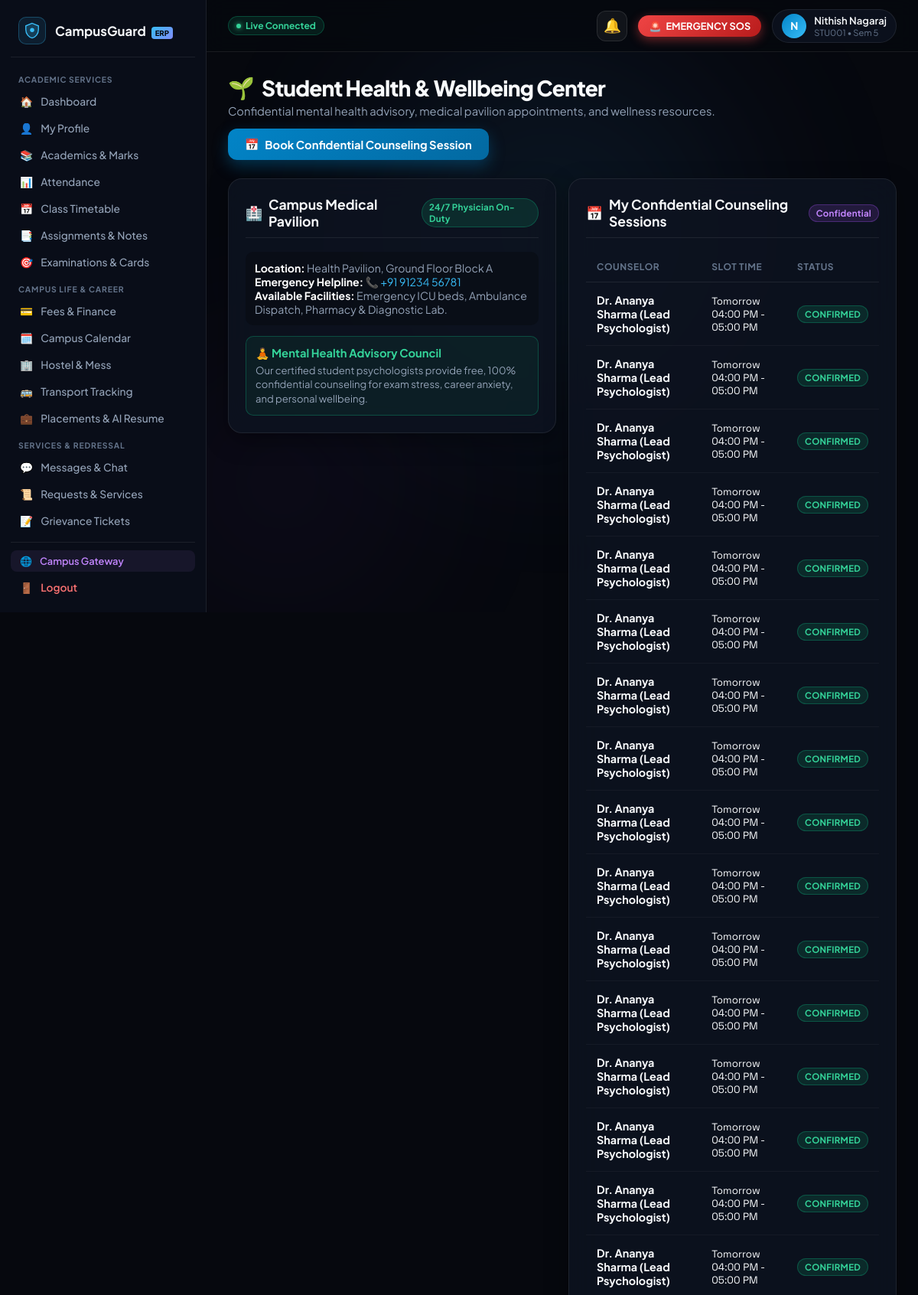
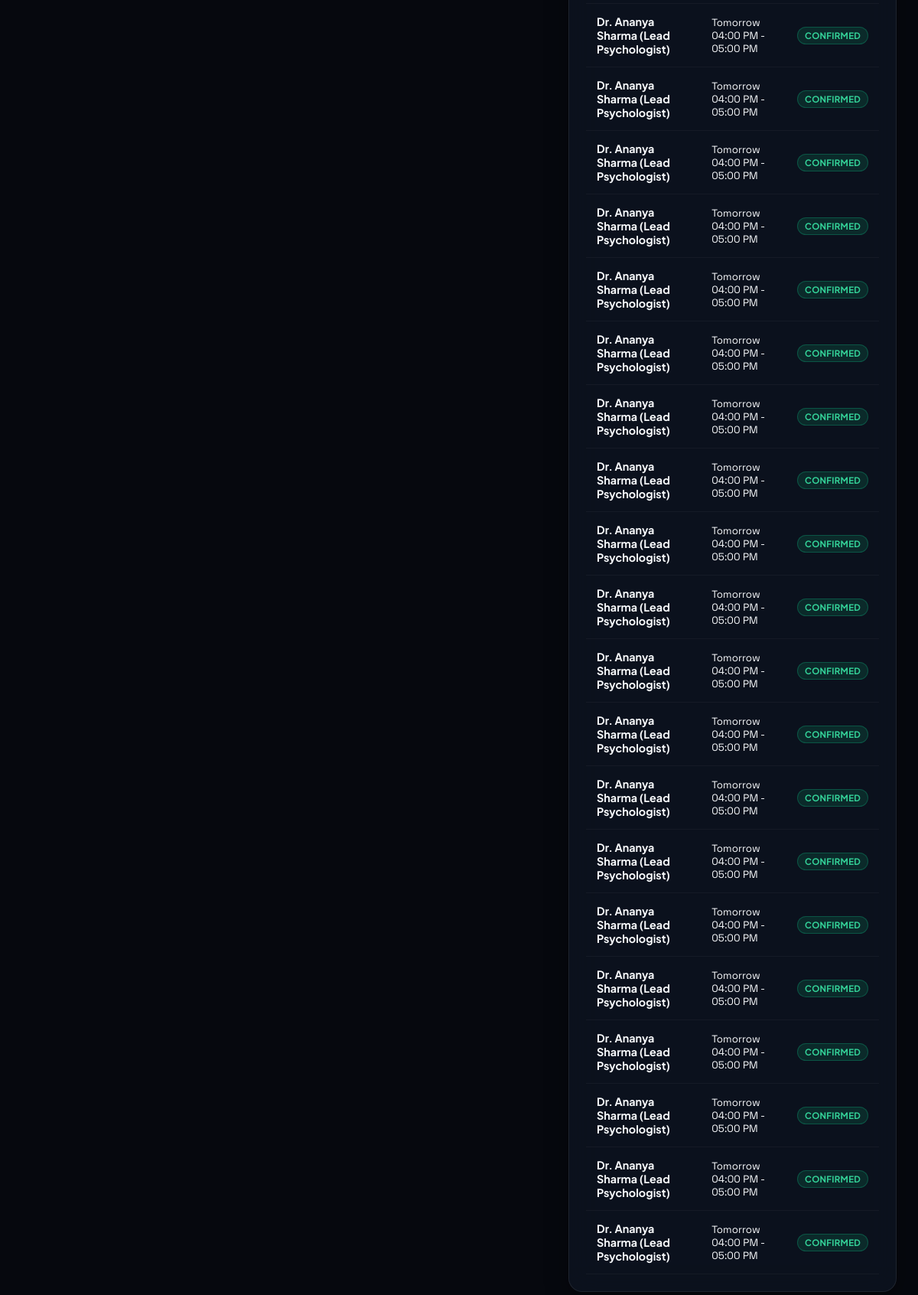
Page /student/wellbeing (signed in) on the committed database (2 pictures, top to bottom).
### tables this page shows
CREATE TABLE students (
            id INTEGER PRIMARY KEY AUTOINCREMENT,
            name TEXT NOT NULL,
            register_number TEXT UNIQUE NOT NULL,
            email TEXT NOT NULL,
            password_hash TEXT NOT NULL,
            department TEXT NOT NULL,
            year INTEGER NOT NULL,
            profile_image TEXT DEFAULT '',
            created_at TIMESTAMP DEFAULT CURRENT_TIMESTAMP
        , phone TEXT DEFAULT '+91 98765 43210', join_date TEXT DEFAULT '2023-08-01', cgpa REAL DEFAULT 8.75, program TEXT DEFAULT 'B.Tech', semester INTEGER DEFAULT 5, section TEXT DEFAULT 'A', dob TEXT DEFAULT '2004-05-14', address TEXT DEFAULT '#42, Green Avenue, Tech City, Karnataka 560001', parent_name TEXT DEFAULT 'R. S. Kumar', parent_phone TEXT DEFAULT '+91 94440 12345', sgpa REAL DEFAULT 8.90, earned_credits INTEGER DEFAULT 112, total_credits INTEGER DEFAULT 160, status TEXT DEFAULT 'ACTIVE');

CREATE TABLE wellbeing_appointments (
            id INTEGER PRIMARY KEY AUTOINCREMENT,
            student_id INTEGER NOT NULL,
            counselor_name TEXT NOT NULL,
            slot_time TEXT NOT NULL,
            concerns TEXT DEFAULT '',
            status TEXT DEFAULT 'CONFIRMED',
            created_at TIMESTAMP DEFAULT CURRENT_TIMESTAMP,
            FOREIGN KEY (student_id) REFERENCES students (id)
        );

### routes/student.py (the view)
@student_bp.route('/student/wellbeing')
@student_required
def student_wellbeing(student):
    conn = get_db_connection()
    appointments = conn.execute("SELECT * FROM wellbeing_appointments WHERE student_id = ? ORDER BY created_at DESC", (student['id'],)).fetchall()
    conn.close()
    return render_template('student/wellbeing.html', student=student, appointments=appointments, active_page='wellbeing')

### app.py (called while the page is built, shortened)
def _url_build_error_fallback(error, endpoint, values):
    for registered_ep in list(app.view_functions.keys()):
        if registered_ep == endpoint or registered_ep.endswith('.' + endpoint):
            try:
                return url_for(registered_ep, **values)
            except Exception:
                if 'student_id' in values and 'id' not in values:
                    v_copy = dict(values)
                    v_copy['id'] = v_copy.pop('student_id')
                    try:
                        return url_for(registered_ep, **v_copy)
                    except Exception:
                        pass
                continue

### database/db.py (called while the page is built)
def get_db_connection():
    conn = sqlite3.connect(DATABASE_FILE, timeout=20.0)
    conn.row_factory = sqlite3.Row
    return conn

### utils/security.py (called while the page is built)
def add_security_headers(response):
    response.headers['Cache-Control'] = 'no-cache, no-store, must-revalidate, max-age=0'
    response.headers['Pragma'] = 'no-cache'
    response.headers['Expires'] = '0'
    response.headers['X-Content-Type-Options'] = 'nosniff'
    response.headers['X-Frame-Options'] = 'SAMEORIGIN'
    response.headers['X-XSS-Protection'] = '1; mode=block'
    return response

### templates/student/wellbeing.html (shortened to what this page needs)
{% extends "student/base_student.html" %}
{% block student_content %}
<div class="page-header-block">
    <div class="page-title-group">
        <h1><span>🌱</span> Student Health &amp; Wellbeing Center</h1>
        <p>Confidential mental health advisory, medical pavilion appointments, and wellness resources.</p>
    </div>
    <button type="button" class="btn-primary" onclick="openModal('counseling-modal')">
        <span>📅</span> Book Confidential Counseling Session
    </button>
</div>
<div class="form-grid" style="grid-template-columns: 1fr 1fr; align-items: start;">
    <div class="content-card">
        <div class="card-header-row">
            <h2 class="card-heading"><span>🏥</span> Campus Medical Pavilion</h2>
            <span class="badge badge-green">24/7 Physician On-Duty</span>
        </div>
        <div style="display: flex; flex-direction: column; gap: 14px; font-size: 0.88rem; color: var(--text-secondary);">
            <div style="padding: 12px; background: rgba(6, 8, 14, 0.4); border-radius: 10px;">
                <strong style="color: white;">Location:</strong> Health Pavilion, Ground Floor Block A<br>
                <strong style="color: white;">Emergency Helpline:</strong> <a href="tel:+919123456781" style="color: #38bdf8; text-decoration: none;">📞 +91 91234 56781</a><br>
                <strong style="color: white;">Available Facilities:</strong> Emergency ICU beds, Ambulance Dispatch, Pharmacy &amp; Diagnostic Lab.
            </div>
            <div style="padding: 12px; background: rgba(16, 185, 129, 0.08); border: 1px solid rgba(16, 185, 129, 0.3); border-radius: 10px;">
                <h4 style="color: #34d399; font-size: 0.92rem; margin-bottom: 4px;">🧘 Mental Health Advisory Council</h4>
                <p style="font-size: 0.82rem; line-height: 1.4;">
                    Our certified student psychologists provide free, 100% confidential counseling for exam stress, career anxiety, and personal wellbeing.
                </p>
            </div>
        </div>
    </div>
    <div class="content-card">
        <div class="card-header-row">
            <h2 class="card-heading"><span>📅</span> My Confidential Counseling Sessions</h2>
            <span class="badge badge-purple">Confidential</span>
        </div>
        <div class="table-responsive">
            <table class="portal-table">
                <thead>
                    <tr>
                        <th>Counselor</th>
                        <th>Slot Time</th>
                        <th>Status</th>
                    </tr>
                </thead>
                <tbody>
                    {% for appt in appointments|default([]) %}
                    <tr>
                        <td><strong>{{ appt.counselor_name }}</strong></td>
                        <td style="font-family: var(--font-mono); font-size: 0.84rem;">{{ appt.slot_time }}</td>
                        <td><span class="badge badge-green">{{ appt.status }}</span></td>
                    </tr>
                    {% else %}
                    <tr>
                        <td colspan="3" style="text-align: center; color: var(--text-muted); padding: 24px;">No upcoming appointments.</td>
                    </tr>
                    {% endfor %}
                </tbody>
            </table>
        </div>
    </div>
</div>
{% endblock %}

### templates/student/base_student.html (shortened to what this page needs)
<!DOCTYPE html>
<html lang="en">
<head>
    <link rel="stylesheet" href="{{ url_for('static', filename='css/student-portal.css') }}">
    <link rel="stylesheet" href="{{ url_for('static', filename='css/campusguard-toast.css') }}">
    <link rel="stylesheet" href="{{ url_for('static', filename='css/emergency.css') }}">
</head>
<body>
    <div class="ambient-background" aria-hidden="true">
        <div class="glow-orb orb-primary"></div>
        <div class="glow-orb orb-secondary"></div>
    </div>
    <div class="portal-layout">
        <aside class="sidebar" id="student-sidebar" aria-label="Student Navigation">
            <a href="{{ url_for('student_dashboard') }}" class="sidebar-brand">
                <div class="brand-icon">
                    <svg width="22" height="22" viewBox="0 0 32 32" fill="none" xmlns="http://www.w3.org/2000/svg">
                        <path d="M16 2L4 7V14C4 22 9.5 28.5 16 30C22.5 28.5 28 22 28 14V7L16 2Z" fill="#38bdf8" fill-opacity="0.2" stroke="#38bdf8" stroke-width="2"/>
                        <circle cx="16" cy="15" r="4" fill="#38bdf8"/>
                    </svg>
                </div>
                <span class="brand-name">CampusGuard <span class="brand-badge">ERP</span></span>
            </a>
            <nav class="sidebar-nav">
                <span class="nav-category">Academic Services</span>
                <a href="{{ url_for('student_dashboard') }}" class="nav-link {% if active_page == 'dashboard' %}active{% endif %}" id="nav-dashboard">
                    <span>🏠</span> <span class="nav-text">Dashboard</span>
                </a>
                <a href="{{ url_for('student_profile') }}" class="nav-link {% if active_page == 'profile' %}active{% endif %}" id="nav-profile">
                    <span>👤</span> <span class="nav-text">My Profile</span>
                </a>
                <a href="{{ url_for('student_academics') }}" class="nav-link {% if active_page == 'academics' or active_page == 'marks' %}active{% endif %}" id="nav-academics">
                    <span>📚</span> <span class="nav-text">Academics &amp; Marks</span>
                </a>
                <a href="{{ url_for('student_attendance') }}" class="nav-link {% if active_page == 'attendance' %}active{% endif %}" id="nav-attendance">
                    <span>📊</span> <span class="nav-text">Attendance</span>
                </a>
                <a href="{{ url_for('student_timetable') }}" class="nav-link {% if active_page == 'timetable' %}active{% endif %}" id="nav-timetable">
                    <span>📅</span> <span class="nav-text">Class Timetable</span>
                </a>
                <a href="{{ url_for('student_assignments') }}" class="nav-link {% if active_page == 'assignments' %}active{% endif %}" id="nav-assignments">
                    <span>📑</span> <span class="nav-text">Assignments &amp; Notes</span>
                </a>
                <a href="{{ url_for('student_examinations') }}" class="nav-link {% if active_page == 'examinations' %}active{% endif %}" id="nav-examinations">
                    <span>🎯</span> <span class="nav-text">Examinations &amp; Cards</span>
                </a>
                <span class="nav-category">Campus Life &amp; Career</span>
                <a href="{{ url_for('student_fees') }}" class="nav-link {% if active_page == 'fees' %}active{% endif %}" id="nav-fees">
                    <span>💳</span> <span class="nav-text">Fees &amp; Finance</span>
                </a>
                <a href="{{ url_for('student_calendar') }}" class="nav-link {% if active_page == 'calendar' %}active{% endif %}" id="nav-calendar">
                    <span>🗓️</span> <span class="nav-text">Campus Calendar</span>
                </a>
                <a href="{{ url_for('student_hostel') }}" class="nav-link {% if active_page == 'hostel' %}active{% endif %}" id="nav-hostel">
                    <span>🏢</span> <span class="nav-text">Hostel &amp; Mess</span>
                </a>
                <a href="{{ url_for('student_transport') }}" class="nav-link {% if active_page == 'transport' %}active{% endif %}" id="nav-transport">
                    <span>🚌</span> <span class="nav-text">Transport Tracking</span>
                </a>
                <a href="{{ url_for('student_placements') }}" class="nav-link {% if active_page == 'placements' %}active{% endif %}" id="nav-placements">
                    <span>💼</span> <span class="nav-text">Placements &amp; AI Resume</span>
                </a>
                <span class="nav-category">Services &amp; Redressal</span>
                <a href="{{ url_for('student_messages') }}" class="nav-link {% if active_page == 'messages' %}active{% endif %}" id="nav-messages">
                    <span>💬</span> <span class="nav-text">Messages &amp; Chat</span>
                </a>
                <a href="{{ url_for('student_requests') }}" class="nav-link {% if active_page == 'requests' %}active{% endif %}" id="nav-requests">
                    <span>📜</span> <span class="nav-text">Requests &amp; Services</span>
                </a>
                <a href="{{ url_for('student_complaints') }}" class="nav-link {% if active_page == 'complaints' %}active{% endif %}" id="nav-complaints">
                    <span>📝</span> <span class="nav-text">Grievance Tickets</span>
                </a>
                <a href="{{ url_for('student_lost_found') }}" class="nav-link {% if active_page == 'lost_found' %}active{% endif %}" id="nav-lost-found">
                    <span>🔍</span> <span class="nav-text">Lost &amp; Found</span>
                </a>
            </nav>
            <div class="sidebar-footer">
                <a href="/" class="admin-switch-link" title="Open Campus Gateway">
                    <span>🌐</span> <span>Campus Gateway</span>
                </a>
                <a href="{{ url_for('student_logout') }}" class="logout-link" id="btn-logout" aria-label="Sign out">
                    <span>🚪</span> <span>Logout</span>
                </a>
            </div>
        </aside>
        <div class="main-wrapper">
            <header class="topbar">
                <div class="topbar-left">
                    <div class="conn-status-pill">
                        <span class="conn-dot"></span>
                        <span>Live Connected</span>
                    </div>
                </div>
                <div class="topbar-right">
                    <div class="notif-bell-wrapper">
                        <button type="button" class="notif-bell-btn" id="notif-bell-btn" aria-label="View notifications">
                            <span>🔔</span>
                        </button>
                    </div>
                    <a href="{{ url_for('student_emergency') }}" class="topbar-quick-sos" id="topbar-sos-btn" title="Instant Emergency Distress Beacon" onclick="handleTopbarSOSClick(event)">
                        <span>🚨</span> EMERGENCY SOS
                    </a>
                    <a href="{{ url_for('student_profile') }}" class="user-avatar-pill" title="View Profile">
                        <div class="avatar-circle">
                            {{ student.name[0]|upper if student else 'S' }}
                        </div>
                        <div class="user-meta-top">
                            <span class="user-name-top">{{ student.name if student else 'Student' }}</span>
                            <span class="user-role-top">{{ student.register_number if student else '' }} • Sem {{ student.semester|default(5) }}</span>
                        </div>
                    </a>
                </div>
            </header>
            <main class="portal-content">
                {% block student_content %}{% endblock %}
            </main>
        </div>
    </div>
</body>
</html>

### static/css/campusguard-toast.css (style rules this page uses)
.notif-bell-wrapper { position: relative; display: inline-block; }
.notif-bell-btn { position: relative; background: rgba(255, 255, 255, 0.05); border: 1px solid rgba(255, 255, 255, 0.1); color: #f1f5f9; width: 40px; height: 40px; border-radius: 12px; display: flex; align-items: center; justify-content: center; cursor: pointer; font-size: 1.15rem; transition: all 0.2s ease; }
.conn-status-pill { display: inline-flex; align-items: center; gap: 6px; padding: 4px 10px; border-radius: 99px; font-size: 0.75rem; font-weight: 700; background: rgba(16, 185, 129, 0.12); border: 1px solid rgba(16, 185, 129, 0.3); color: #34d399; }
.conn-dot { width: 6px; height: 6px; border-radius: 50%; background: #34d399; box-shadow: 0 0 6px #34d399; }

### static/css/emergency.css (style rules this page uses)
:root { --emg-critical: #ef4444; --emg-high: #f97316; --emg-medium: #f59e0b; --emg-low: #3b82f6; --emg-success: #10b981; --emg-bg-card: rgba(14, 19, 32, 0.88); --emg-border-glow: rgba(239, 68, 68, 0.4); }

### rows in the picture
students: name "N", name "Nithish Nagaraj", register_number "STU001", semester "5"
wellbeing_appointments: counselor_name "Dr. Ananya Sharma (Lead Psychologist)", slot_time "Tomorrow 04:00 PM - 05:00 PM", status "CONFIRMED"
wellbeing_appointments: counselor_name "Dr. Ananya Sharma (Lead Psychologist)", slot_time "Tomorrow 04:00 PM - 05:00 PM", status "CONFIRMED"
wellbeing_appointments: counselor_name "Dr. Ananya Sharma (Lead Psychologist)", slot_time "Tomorrow 04:00 PM - 05:00 PM", status "CONFIRMED"
wellbeing_appointments: counselor_name "Dr. Ananya Sharma (Lead Psychologist)", slot_time "Tomorrow 04:00 PM - 05:00 PM", status "CONFIRMED"
wellbeing_appointments: counselor_name "Dr. Ananya Sharma (Lead Psychologist)", slot_time "Tomorrow 04:00 PM - 05:00 PM", status "CONFIRMED"
wellbeing_appointments: counselor_name "Dr. Ananya Sharma (Lead Psychologist)", slot_time "Tomorrow 04:00 PM - 05:00 PM", status "CONFIRMED"
wellbeing_appointments: counselor_name "Dr. Ananya Sharma (Lead Psychologist)", slot_time "Tomorrow 04:00 PM - 05:00 PM", status "CONFIRMED"
wellbeing_appointments: counselor_name "Dr. Ananya Sharma (Lead Psychologist)", slot_time "Tomorrow 04:00 PM - 05:00 PM", status "CONFIRMED"
wellbeing_appointments: counselor_name "Dr. Ananya Sharma (Lead Psychologist)", slot_time "Tomorrow 04:00 PM - 05:00 PM", status "CONFIRMED"
wellbeing_appointments: counselor_name "Dr. Ananya Sharma (Lead Psychologist)", slot_time "Tomorrow 04:00 PM - 05:00 PM", status "CONFIRMED"
wellbeing_appointments: counselor_name "Dr. Ananya Sharma (Lead Psychologist)", slot_time "Tomorrow 04:00 PM - 05:00 PM", status "CONFIRMED"
wellbeing_appointments: counselor_name "Dr. Ananya Sharma (Lead Psychologist)", slot_time "Tomorrow 04:00 PM - 05:00 PM", status "CONFIRMED"
wellbeing_appointments: counselor_name "Dr. Ananya Sharma (Lead Psychologist)", slot_time "Tomorrow 04:00 PM - 05:00 PM", status "CONFIRMED"
wellbeing_appointments: counselor_name "Dr. Ananya Sharma (Lead Psychologist)", slot_time "Tomorrow 04:00 PM - 05:00 PM", status "CONFIRMED"
wellbeing_appointments: counselor_name "Dr. Ananya Sharma (Lead Psychologist)", slot_time "Tomorrow 04:00 PM - 05:00 PM", status "CONFIRMED"
wellbeing_appointments: counselor_name "Dr. Ananya Sharma (Lead Psychologist)", slot_time "Tomorrow 04:00 PM - 05:00 PM", status "CONFIRMED"
wellbeing_appointments: counselor_name "Dr. Ananya Sharma (Lead Psychologist)", slot_time "Tomorrow 04:00 PM - 05:00 PM", status "CONFIRMED"
wellbeing_appointments: counselor_name "Dr. Ananya Sharma (Lead Psychologist)", slot_time "Tomorrow 04:00 PM - 05:00 PM", status "CONFIRMED"
wellbeing_appointments: counselor_name "Dr. Ananya Sharma (Lead Psychologist)", slot_time "Tomorrow 04:00 PM - 05:00 PM", status "CONFIRMED"
wellbeing_appointments: counselor_name "Dr. Ananya Sharma (Lead Psychologist)", slot_time "Tomorrow 04:00 PM - 05:00 PM", status "CONFIRMED"
wellbeing_appointments: counselor_name "Dr. Ananya Sharma (Lead Psychologist)", slot_time "Tomorrow 04:00 PM - 05:00 PM", status "CONFIRMED"
wellbeing_appointments: counselor_name "Dr. Ananya Sharma (Lead Psychologist)", slot_time "Tomorrow 04:00 PM - 05:00 PM", status "CONFIRMED"
wellbeing_appointments: counselor_name "Dr. Ananya Sharma (Lead Psychologist)", slot_time "Tomorrow 04:00 PM - 05:00 PM", status "CONFIRMED"
wellbeing_appointments: counselor_name "Dr. Ananya Sharma (Lead Psychologist)", slot_time "Tomorrow 04:00 PM - 05:00 PM", status "CONFIRMED"
wellbeing_appointments: counselor_name "Dr. Ananya Sharma (Lead Psychologist)", slot_time "Tomorrow 04:00 PM - 05:00 PM", status "CONFIRMED"
wellbeing_appointments: counselor_name "Dr. Ananya Sharma (Lead Psychologist)", slot_time "Tomorrow 04:00 PM - 05:00 PM", status "CONFIRMED"
wellbeing_appointments: counselor_name "Dr. Ananya Sharma (Lead Psychologist)", slot_time "Tomorrow 04:00 PM - 05:00 PM", status "CONFIRMED"
wellbeing_appointments: counselor_name "Dr. Ananya Sharma (Lead Psychologist)", slot_time "Tomorrow 04:00 PM - 05:00 PM", status "CONFIRMED"
wellbeing_appointments: counselor_name "Dr. Ananya Sharma (Lead Psychologist)", slot_time "Tomorrow 04:00 PM - 05:00 PM", status "CONFIRMED"
wellbeing_appointments: counselor_name "Dr. Ananya Sharma (Lead Psychologist)", slot_time "Tomorrow 04:00 PM - 05:00 PM", status "CONFIRMED"
wellbeing_appointments: counselor_name "Dr. Ananya Sharma (Lead Psychologist)", slot_time "Tomorrow 04:00 PM - 05:00 PM", status "CONFIRMED"
wellbeing_appointments: counselor_name "Dr. Ananya Sharma (Lead Psychologist)", slot_time "Tomorrow 04:00 PM - 05:00 PM", status "CONFIRMED"
wellbeing_appointments: counselor_name "Dr. Ananya Sharma (Lead Psychologist)", slot_time "Tomorrow 04:00 PM - 05:00 PM", status "CONFIRMED"
wellbeing_appointments: counselor_name "Dr. Ananya Sharma (Lead Psychologist)", slot_time "Tomorrow 04:00 PM - 05:00 PM", status "CONFIRMED"
wellbeing_appointments: counselor_name "Dr. Ananya Sharma (Lead Psychologist)", slot_time "Tomorrow 04:00 PM - 05:00 PM", status "CONFIRMED"
wellbeing_appointments: counselor_name "Dr. Ananya Sharma (Lead Psychologist)", slot_time "Tomorrow 04:00 PM - 05:00 PM", status "CONFIRMED"
